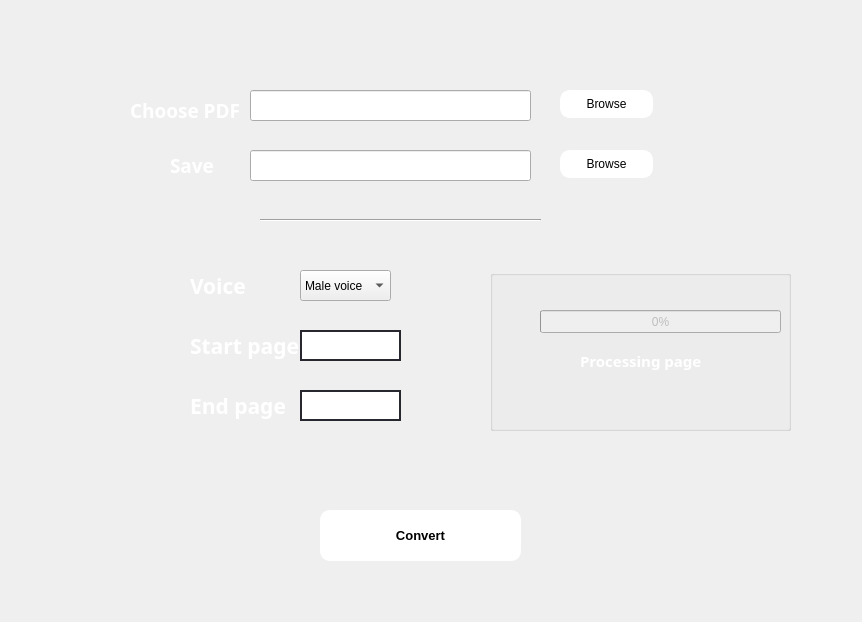
<?xml version="1.0" encoding="UTF-8"?>
<ui version="4.0">
 <class>Dialog</class>
 <widget class="QDialog" name="Dialog">
  <property name="geometry">
   <rect>
    <x>0</x>
    <y>0</y>
    <width>862</width>
    <height>622</height>
   </rect>
  </property>
  <property name="windowTitle">
   <string>Dialog</string>
  </property>
  <property name="styleSheet">
   <string notr="true">QDialog#Dialog{
background-image: url(:/newPrefix/1.jpg);}</string>
  </property>
  <property name="sizeGripEnabled">
   <bool>false</bool>
  </property>
  <widget class="QLabel" name="label">
   <property name="geometry">
    <rect>
     <x>130</x>
     <y>90</y>
     <width>121</width>
     <height>41</height>
    </rect>
   </property>
   <property name="font">
    <font>
     <family>Bahnschrift SemiBold SemiConden</family>
     <pointsize>14</pointsize>
     <weight>75</weight>
     <bold>true</bold>
    </font>
   </property>
   <property name="styleSheet">
    <string notr="true">color: rgb(255, 255, 255);</string>
   </property>
   <property name="text">
    <string>Choose PDF</string>
   </property>
  </widget>
  <widget class="QPushButton" name="pushButton">
   <property name="geometry">
    <rect>
     <x>560</x>
     <y>90</y>
     <width>93</width>
     <height>28</height>
    </rect>
   </property>
   <property name="styleSheet">
    <string notr="true">QPushButton{
background-color:white;
border-style:outset;
border-width:2px;
border-radius:10px;
border-color:white;
}
QPushButton:hover{
border: 1px solid 
}
QPushButton:pressed{
border: 2px solid
}</string>
   </property>
   <property name="text">
    <string>Browse</string>
   </property>
  </widget>
  <widget class="QComboBox" name="comboBox">
   <property name="geometry">
    <rect>
     <x>300</x>
     <y>270</y>
     <width>91</width>
     <height>31</height>
    </rect>
   </property>
   <item>
    <property name="text">
     <string>Male voice</string>
    </property>
   </item>
   <item>
    <property name="text">
     <string>Female voice</string>
    </property>
   </item>
  </widget>
  <widget class="Line" name="line">
   <property name="geometry">
    <rect>
     <x>260</x>
     <y>210</y>
     <width>281</width>
     <height>20</height>
    </rect>
   </property>
   <property name="orientation">
    <enum>Qt::Horizontal</enum>
   </property>
  </widget>
  <widget class="QLabel" name="label_3">
   <property name="geometry">
    <rect>
     <x>190</x>
     <y>270</y>
     <width>61</width>
     <height>31</height>
    </rect>
   </property>
   <property name="font">
    <font>
     <family>Bahnschrift SemiBold Condensed</family>
     <pointsize>16</pointsize>
     <weight>75</weight>
     <bold>true</bold>
    </font>
   </property>
   <property name="styleSheet">
    <string notr="true">color: rgb(255, 255, 255);</string>
   </property>
   <property name="text">
    <string>Voice</string>
   </property>
  </widget>
  <widget class="QLabel" name="label_4">
   <property name="geometry">
    <rect>
     <x>190</x>
     <y>330</y>
     <width>131</width>
     <height>31</height>
    </rect>
   </property>
   <property name="font">
    <font>
     <family>Bahnschrift SemiBold Condensed</family>
     <pointsize>16</pointsize>
     <weight>75</weight>
     <bold>true</bold>
    </font>
   </property>
   <property name="styleSheet">
    <string notr="true">color: rgb(255, 255, 255);</string>
   </property>
   <property name="text">
    <string>Start page</string>
   </property>
  </widget>
  <widget class="QLabel" name="label_5">
   <property name="geometry">
    <rect>
     <x>190</x>
     <y>390</y>
     <width>101</width>
     <height>31</height>
    </rect>
   </property>
   <property name="font">
    <font>
     <family>Bahnschrift SemiBold Condensed</family>
     <pointsize>16</pointsize>
     <weight>75</weight>
     <bold>true</bold>
    </font>
   </property>
   <property name="styleSheet">
    <string notr="true">color: rgb(255, 255, 255);</string>
   </property>
   <property name="text">
    <string>End page</string>
   </property>
  </widget>
  <widget class="QLabel" name="error1label">
   <property name="geometry">
    <rect>
     <x>310</x>
     <y>370</y>
     <width>55</width>
     <height>16</height>
    </rect>
   </property>
   <property name="text">
    <string/>
   </property>
  </widget>
  <widget class="QLabel" name="error2label">
   <property name="geometry">
    <rect>
     <x>310</x>
     <y>430</y>
     <width>55</width>
     <height>16</height>
    </rect>
   </property>
   <property name="text">
    <string/>
   </property>
  </widget>
  <widget class="QLabel" name="label_2">
   <property name="geometry">
    <rect>
     <x>170</x>
     <y>140</y>
     <width>71</width>
     <height>51</height>
    </rect>
   </property>
   <property name="font">
    <font>
     <family>Bahnschrift SemiBold SemiConden</family>
     <pointsize>14</pointsize>
     <weight>75</weight>
     <bold>true</bold>
    </font>
   </property>
   <property name="styleSheet">
    <string notr="true">color: rgb(255, 255, 255);</string>
   </property>
   <property name="text">
    <string>Save</string>
   </property>
  </widget>
  <widget class="QPushButton" name="pushButton_3">
   <property name="geometry">
    <rect>
     <x>320</x>
     <y>510</y>
     <width>201</width>
     <height>51</height>
    </rect>
   </property>
   <property name="font">
    <font>
     <pointsize>10</pointsize>
     <weight>75</weight>
     <bold>true</bold>
    </font>
   </property>
   <property name="styleSheet">
    <string notr="true">QPushButton{
background-color:white;
border-style:outset;
border-width:2px;
border-radius:10px;
border-color:white;
}
QPushButton:hover{
border: 1px solid 
}
QPushButton:pressed{
border: 2px solid
}</string>
   </property>
   <property name="text">
    <string>Convert</string>
   </property>
  </widget>
  <widget class="QPushButton" name="pushButton_2">
   <property name="geometry">
    <rect>
     <x>560</x>
     <y>150</y>
     <width>93</width>
     <height>28</height>
    </rect>
   </property>
   <property name="styleSheet">
    <string notr="true">QPushButton{
background-color:white;
border-style:outset;
border-width:2px;
border-radius:10px;
border-color:white;
}
QPushButton:hover{
border: 1px solid 
}
QPushButton:pressed{
border: 2px solid
}</string>
   </property>
   <property name="text">
    <string>Browse</string>
   </property>
  </widget>
  <widget class="QLineEdit" name="lineEdit_5">
   <property name="geometry">
    <rect>
     <x>300</x>
     <y>330</y>
     <width>101</width>
     <height>31</height>
    </rect>
   </property>
   <property name="styleSheet">
    <string notr="true">QLineEdit{
border: 2px solid rgb(39, 39, 48);
border-radius: 30px;
color:#FFF;
padding-left: 20px;
padding-right: 20px;
background-color: white;
}
QLineEdit:hover{
border: 3px solid rgb(48, 50, 62)
}
</string>
   </property>
  </widget>
  <widget class="QLineEdit" name="lineEdit_6">
   <property name="geometry">
    <rect>
     <x>250</x>
     <y>90</y>
     <width>281</width>
     <height>31</height>
    </rect>
   </property>
  </widget>
  <widget class="QLineEdit" name="lineEdit_7">
   <property name="geometry">
    <rect>
     <x>250</x>
     <y>150</y>
     <width>281</width>
     <height>31</height>
    </rect>
   </property>
  </widget>
  <widget class="QLineEdit" name="lineEdit_8">
   <property name="geometry">
    <rect>
     <x>300</x>
     <y>390</y>
     <width>101</width>
     <height>31</height>
    </rect>
   </property>
   <property name="styleSheet">
    <string notr="true">QLineEdit{
border: 2px solid rgb(39, 39, 48);
border-radius: 30px;
color:#FFF;
padding-left: 20px;
padding-right: 20px;
background-color: white;
}
QLineEdit:hover{
border: 3px solid rgb(48, 50, 62)
}
QLineEdit:focus{
border: 2px solid rgb(85, 170, 255);
background-color: rgb(43, 45, 59);
}</string>
   </property>
  </widget>
  <widget class="QGroupBox" name="groupBox">
   <property name="enabled">
    <bool>false</bool>
   </property>
   <property name="geometry">
    <rect>
     <x>490</x>
     <y>270</y>
     <width>301</width>
     <height>161</height>
    </rect>
   </property>
   <property name="styleSheet">
    <string notr="true">QGroupBox#groupBox{
background-image: url(:/1/1.jpg);}</string>
   </property>
   <property name="title">
    <string/>
   </property>
   <widget class="QProgressBar" name="progressBar">
    <property name="geometry">
     <rect>
      <x>50</x>
      <y>40</y>
      <width>241</width>
      <height>23</height>
     </rect>
    </property>
    <property name="value">
     <number>0</number>
    </property>
    <property name="textVisible">
     <bool>true</bool>
    </property>
    <property name="orientation">
     <enum>Qt::Horizontal</enum>
    </property>
    <property name="format">
     <string>%p%</string>
    </property>
   </widget>
   <widget class="QLabel" name="label_6">
    <property name="geometry">
     <rect>
      <x>90</x>
      <y>70</y>
      <width>131</width>
      <height>41</height>
     </rect>
    </property>
    <property name="font">
     <font>
      <family>Bahnschrift SemiBold SemiConden</family>
      <pointsize>11</pointsize>
      <weight>75</weight>
      <bold>true</bold>
     </font>
    </property>
    <property name="styleSheet">
     <string notr="true">color: rgb(255, 255, 255);</string>
    </property>
    <property name="text">
     <string>Processing page</string>
    </property>
   </widget>
   <widget class="QLabel" name="pagenumber">
    <property name="geometry">
     <rect>
      <x>200</x>
      <y>70</y>
      <width>81</width>
      <height>51</height>
     </rect>
    </property>
    <property name="font">
     <font>
      <family>Bahnschrift SemiBold SemiConden</family>
      <pointsize>11</pointsize>
      <weight>75</weight>
      <bold>true</bold>
     </font>
    </property>
    <property name="styleSheet">
     <string notr="true">color: rgb(255, 255, 255);</string>
    </property>
    <property name="text">
     <string/>
    </property>
   </widget>
  </widget>
 </widget>
 <resources>
  <include location="1.qrc"/>
 </resources>
 <connections/>
</ui>
